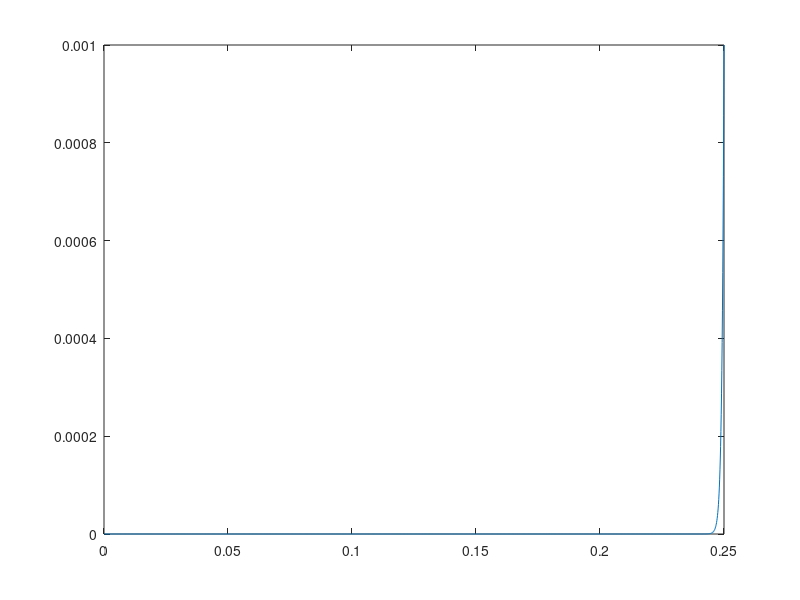

The MATLAB script that drew this image:
h0 = 0.001;
R  = 0.250;
Lc = 0.020;

rmin = 0.0;
rmax = 1.0;
nr = 2001;
dr = (rmax-rmin)/(nr-1);

r = zeros(nr,1);
h = zeros(nr,1);
for i=1:nr
    r(i) = R*(rmin + (i-1)*dr);
    h(i) = h0*cosh(2*(R/Lc)*(r(i)/Lc))/cosh(2*R*R/Lc/Lc);
end

figure(10)
plot(r,h)